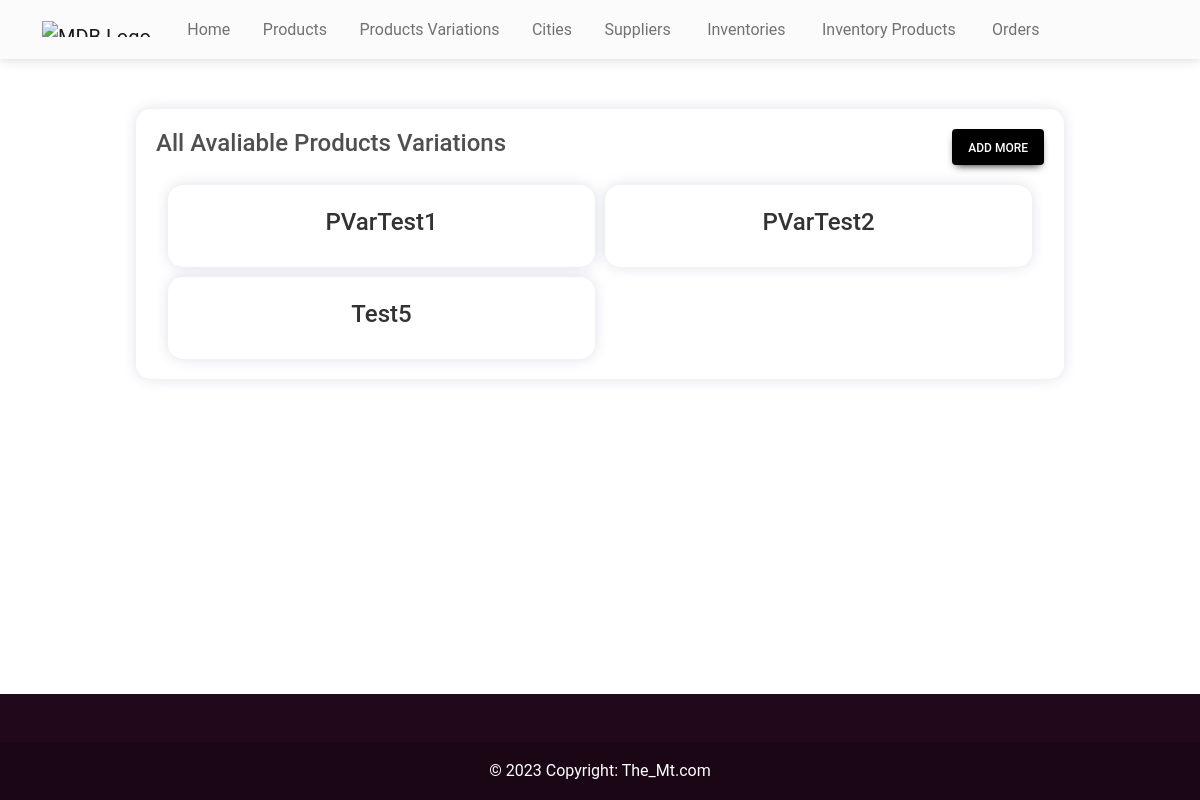
/adminHome/productVariationList/, run on an earlier commit of the app's database.
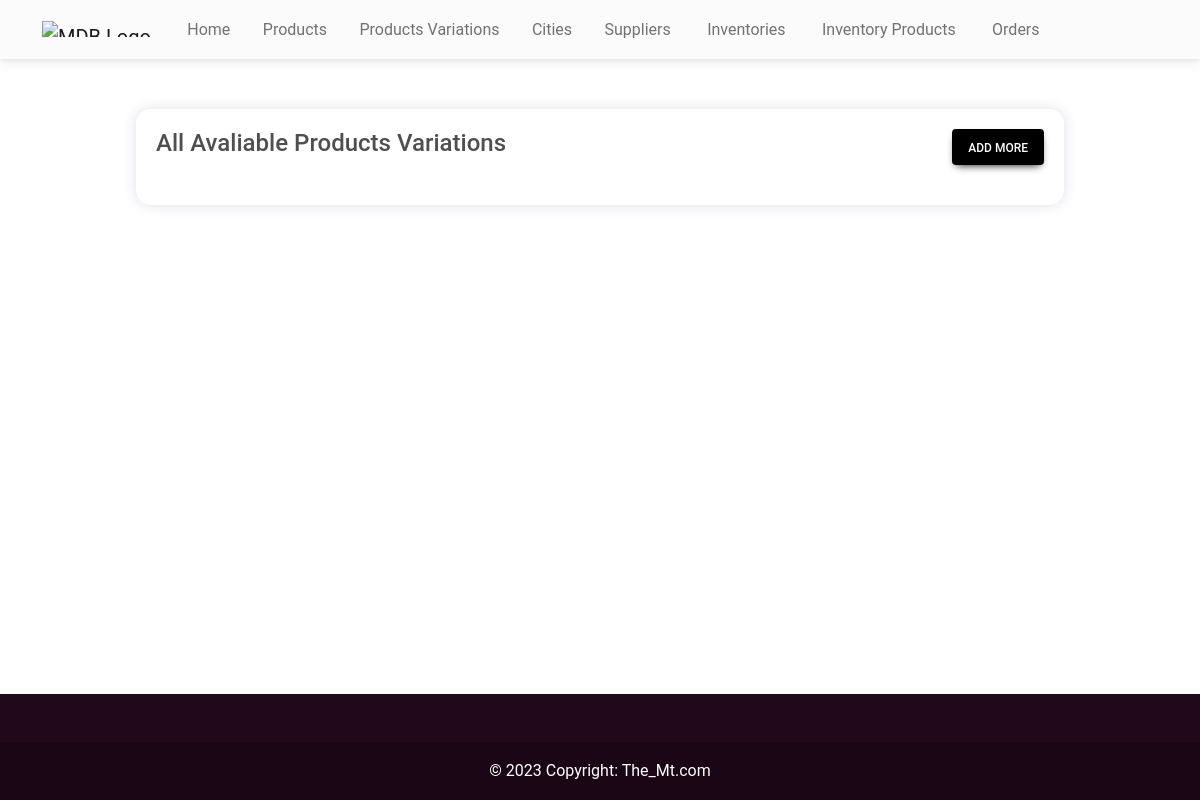
And on a later commit of the database.
### shop/models.py (models this page shows, shortened)
class ProductVariation(models.Model):
    name = models.CharField(max_length=200, verbose_name="Category Name")

### shop/views.py (the view)
# urls.py: path('adminHome/productVariationList/', ProductVariationListView.as_view(), name='productVariationList'),
class ProductVariationListView(ListView):
    model = ProductVariation
    template_name = 'productVariationList.html'

### templates/productVariationList.html (shortened to what this page needs)
{% extends 'adminBase.html' %}
{% load static %}
{% block cssLinks %}
<link rel="stylesheet" href="{% static 'css/productVariation.css' %}" />
{% endblock cssLinks %}
{% block content %}
<section class="productVarList">
  <div class="wrapper">
    <div class="top">
      <h4>All Avaliable Products Variations</h4>
      <a class="btn btn-black px-3" role="button" href="{% url  'productVariationCreate' %}">Add more</a>
    </div>
    <div class="container">
      {% for productVar in object_list%}
      <div class="productVarCard">
        <h4>{{ productVar.name }}</h4>
      </div>
      {% endfor %}
    </div>
  </div>
</section>
{% endblock content %}

What changed in the data, as far as the page shows it:
removed ProductVariation: name "PVarTest1"
removed ProductVariation: name "PVarTest2"
removed ProductVariation: name "Test5"
